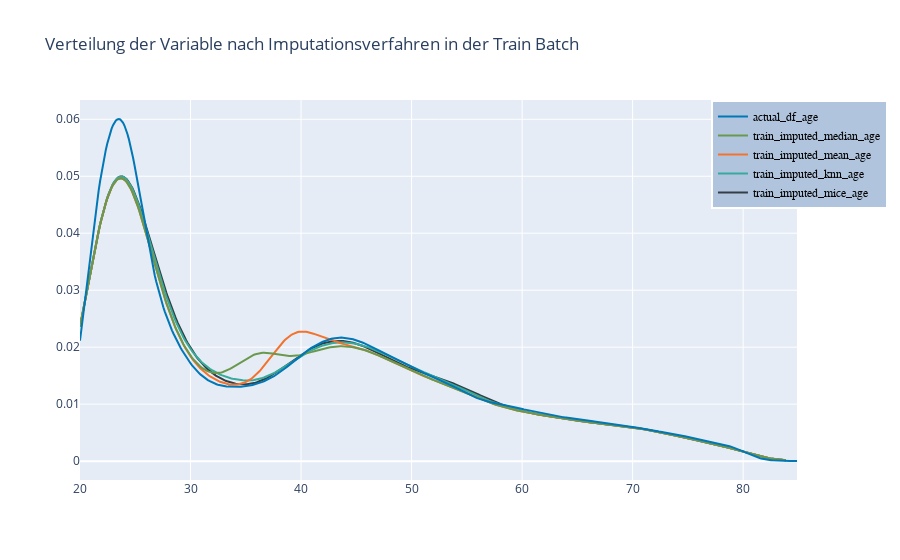

Write notebook code for a chart like this one.
### Markdown cell above
#### Visualisierung der Imputationsverfahren

### Code cell
hist_data_train = [X_train_df_mice['age'], X_train_df_knn['age'], train_imputed_mean_age, train_imputed_median_age, actual_df_age]

group_labels = ['train_imputed_mice_age','train_imputed_knn_age','train_imputed_mean_age', 'train_imputed_median_age', 'actual_df_age']
colors = ['#333F44', '#37AA9C', '#f3722c', '#6a994e', '#0077b6']

# Create distplot with curve_type set to 'normal'
fig = ff.create_distplot(hist_data_train, group_labels, show_hist=False, colors=colors, rug_text=None, show_rug=False)

fig.update_layout(legend=dict(x=0.88,y=1,traceorder="reversed",title_font_family="Times New Roman",font=dict(family="Courier",size=12,color="black"),bgcolor="LightSteelBlue",bordercolor="#fff",borderwidth=2))

# Add title
fig.update_layout(title_text='Verteilung der Variable nach Imputationsverfahren in der Train Batch')
fig.show()

### Figure 1 — Plotly figure (JSON) as saved in the notebook; plotly's stock layout.template omitted (floating-point values rounded to 4 significant figures; data arrays with more than 128 entries replaced by an {"elided": "..."} marker saying what was removed)
{"data": [{"legendgroup": "train_imputed_mice_age", "marker": {"color": "#333F44"}, "mode": "lines", "name": "train_imputed_mice_age", "showlegend": true, "type": "scatter", "x": {"elided": "500 float values"}, "xaxis": "x", "y": {"elided": "500 float values"}, "yaxis": "y"}, {"legendgroup": "train_imputed_knn_age", "marker": {"color": "#37AA9C"}, "mode": "lines", "name": "train_imputed_knn_age", "showlegend": true, "type": "scatter", "x": {"elided": "500 float values"}, "xaxis": "x", "y": {"elided": "500 float values"}, "yaxis": "y"}, {"legendgroup": "train_imputed_mean_age", "marker": {"color": "#f3722c"}, "mode": "lines", "name": "train_imputed_mean_age", "showlegend": true, "type": "scatter", "x": {"elided": "500 float values"}, "xaxis": "x", "y": {"elided": "500 float values"}, "yaxis": "y"}, {"legendgroup": "train_imputed_median_age", "marker": {"color": "#6a994e"}, "mode": "lines", "name": "train_imputed_median_age", "showlegend": true, "type": "scatter", "x": {"elided": "500 float values"}, "xaxis": "x", "y": {"elided": "500 float values"}, "yaxis": "y"}, {"legendgroup": "actual_df_age", "marker": {"color": "#0077b6"}, "mode": "lines", "name": "actual_df_age", "showlegend": true, "type": "scatter", "x": {"elided": "500 float values"}, "xaxis": "x", "y": {"elided": "500 float values"}, "yaxis": "y"}], "layout": {"barmode": "overlay", "hovermode": "closest", "legend": {"bgcolor": "LightSteelBlue", "bordercolor": "#fff", "borderwidth": 2, "font": {"color": "black", "family": "Courier", "size": 12}, "title": {"font": {"family": "Times New Roman"}}, "traceorder": "reversed", "x": 0.88, "y": 1}, "title": {"text": "Verteilung der Variable nach Imputationsverfahren in der Train Batch"}, "xaxis": {"anchor": "y2", "domain": [0, 1], "zeroline": false}, "yaxis": {"anchor": "free", "domain": [0, 1], "position": 0}}}
